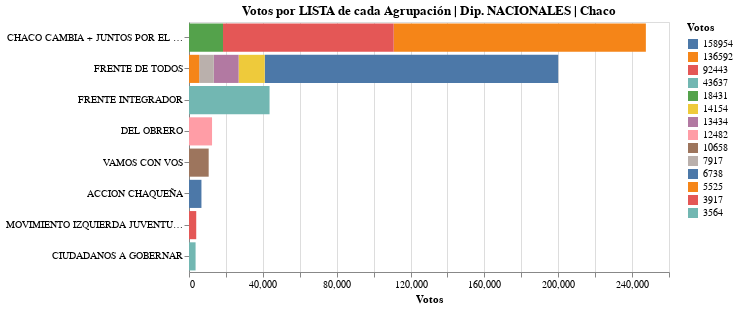

The notebook cell this image was saved under:
### Code cell
# Composición de votos por lista de cada Agrupación
bars = alt.Chart(source, width=480, height=250, title="Votos por LISTA de cada Agrupación | Dip. NACIONALES | Chaco").mark_bar().encode(
    x=alt.X('votos:Q', stack='zero', title='Votos'),
    y=alt.Y('Agrupacion:N', sort='-x', title=''),
    color=alt.Color('votos:N', title= 'Votos', sort='-x'),
    tooltip=['votos', 'lista','Agrupacion'],
)

text = alt.Chart(source).mark_text(dx=-5, dy=3, color='green', ).encode(
    x=alt.X('sum(votos):Q', stack='zero'),
    y=alt.Y('Agrupacion:N', sort='-x'),
    detail='lista:N',
    #text=alt.Text('sum(votos):Q', format='0l'),
)

bars + text

### Figure 1 — Vega-Lite specification as saved in the notebook (floating-point values rounded to 4 significant figures)
{"config": {"view": {"continuousWidth": 400, "continuousHeight": 300}}, "layer": [{"mark": "bar", "encoding": {"color": {"type": "nominal", "field": "votos", "sort": "-x", "title": "Votos"}, "tooltip": [{"type": "quantitative", "field": "votos"}, {"type": "nominal", "field": "lista"}, {"type": "nominal", "field": "Agrupacion"}], "x": {"type": "quantitative", "field": "votos", "stack": "zero", "title": "Votos"}, "y": {"type": "nominal", "field": "Agrupacion", "sort": "-x", "title": ""}}, "height": 250, "title": "Votos por LISTA de cada Agrupación | Dip. NACIONALES | Chaco", "width": 480}, {"mark": {"type": "text", "color": "green", "dx": -5, "dy": 3}, "encoding": {"detail": {"type": "nominal", "field": "lista"}, "x": {"type": "quantitative", "aggregate": "sum", "field": "votos", "stack": "zero"}, "y": {"type": "nominal", "field": "Agrupacion", "sort": "-x"}}}], "data": {"name": "data-99272757aa8ee082edd2f7f8cfdf976c"}, "$schema": "https://vega.github.io/schema/vega-lite/v4.8.1.json", "datasets": {"data-99272757aa8ee082edd2f7f8cfdf976c": [{"Agrupacion": "FRENTE DE TODOS", "lista": "17 DE OCTUBRE", "votos": 158954}, {"Agrupacion": "CHACO CAMBIA + JUNTOS POR EL CAMBIO", "lista": "YO CAMBIO", "votos": 136592}, {"Agrupacion": "CHACO CAMBIA + JUNTOS POR EL CAMBIO", "lista": "JUNTOS POR CHACO + EVOLUCION", "votos": 92443}, {"Agrupacion": "FRENTE INTEGRADOR", "lista": "INTEGRACIÓN", "votos": 43637}, {"Agrupacion": "CHACO CAMBIA + JUNTOS POR EL CAMBIO", "lista": "PROPUESTA CHACO", "votos": 18431}, {"Agrupacion": "FRENTE DE TODOS", "lista": "ESPACIO FELIPE GALLARDO", "votos": 14154}, {"Agrupacion": "FRENTE DE TODOS", "lista": "FRENTE DE AGRUPACIONES PERONISTAS", "votos": 13434}, {"Agrupacion": "DEL OBRERO", "lista": "FRENTE DE IZQUIERDA Y LOS TRABAJADORES", "votos": 12482}, {"Agrupacion": "VAMOS CON VOS", "lista": "A", "votos": 10658}, {"Agrupacion": "FRENTE DE TODOS", "lista": "FRENTE POLITICO SOCIAL SINDICAL CRISTINA PROYECTO NACIONAL", "votos": 7917}, {"Agrupacion": "ACCION CHAQUEÑA", "lista": "ACCION CHAQUEÑA", "votos": 6738}, {"Agrupacion": "FRENTE DE TODOS", "lista": "SOCIALISTAS UNIDOS", "votos": 5525}, {"Agrupacion": "MOVIMIENTO IZQUIERDA JUVENTUD DIGNIDAD", "lista": "AMARILLA Y NEGRA", "votos": 3917}, {"Agrupacion": "CIUDADANOS A GOBERNAR", "lista": "CELESTE Y BLANCA", "votos": 3564}]}}
